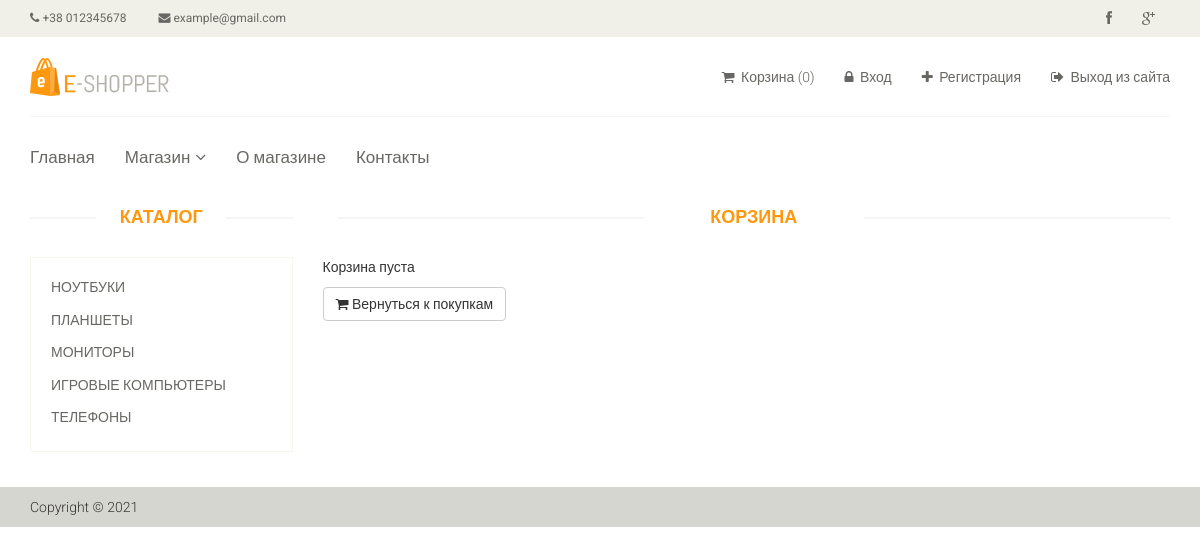
Page /cart/ on the committed database.
### tables this page shows
CREATE TABLE `category` (
  `id` int(11) NOT NULL,
  `name` varchar(255) NOT NULL,
  `sort_order` int(11) NOT NULL DEFAULT 0,
  `status` int(11) NOT NULL DEFAULT 1
);

### config/routes.php (called while the page is built)
<?php
return [
  'user/register' => 'user/register',
  'user/login' => 'user/login',
  'user/logout' => 'user/logout',
  'cabinet/edit' => 'cabinet/edit',
  'cabinet' => 'cabinet/index',
  'admin/product/create' => 'adminProduct/create',
  'admin/product/update/([0-9]+)' => 'adminProduct/update/$1',
  'admin/product/delete/([0-9]+)' => 'adminProduct/delete/$1',
  'admin/product' => 'adminProduct/index',
  'admin/category/create' => 'adminCategory/create',
  'admin/category/update/([0-9]+)' => 'adminCategory/update/$1',
  'admin/category/delete/([0-9]+)' => 'adminCategory/delete/$1',
  'admin/category' => 'adminCategory/index',
  'admin/order/update/([0-9]+)' => 'adminOrder/update/$1',
  'admin/order/delete/([0-9]+)' => 'adminOrder/delete/$1',
  'admin/order/view/([0-9]+)' => 'adminOrder/view/$1',
  'admin/order' => 'adminOrder/index',
  'admin' => 'admin/index',
  'category/([0-9]+)/page-([0-9]+)' => 'catalog/category/$1/$2',
  'category/([0-9]+)' => 'catalog/category/$1',
  'product/([0-9]+)' => 'product/view/$1',
  'catalog' => 'catalog/index',
  'head' => 'site/index',
  'about' => 'about/index',
  'contacts' => 'contacts/index',
  'cart/checkout' => 'cart/checkout',
  'cart/add/([0-9]+)' => 'cart/add/$1',
  'cart/addAjax/([0-9]+)/([0-9]+)' => 'cart/addAjax/$1/$2',
  'cart/delete/([0-9]+)' => 'cart/delete/$1',
  'cart' => 'cart/index',
  '' => 'site/index'
];

### controllers/CartController.php (called while the page is built, shortened)
<?php
class CartController
{
    public function actionIndex()
    {
        $categories = Category::getCategoriesList();
        $productsInCart = Cart::getProducts();
        require_once(ROOT . '/views/cart/index.php');
        return true;
    }
}

### index.php (called while the page is built, shortened)
<?php
require_once(ROOT . '/components/Autoload.php');
$router = new Router();
$router->run();

### models/Category.php (called while the page is built, shortened)
<?php
class Category
{
    public static function getCategoriesList()
    {
        $db = Db::GetConnection();
        $query = "SELECT id, name FROM Category ORDER BY sort_order ASC";
        $result = $db->query($query);
        $data = $result->fetchAll(PDO::FETCH_ASSOC);
        return $data;
    }
}

### components/Autoload.php (called while the page is built, shortened)
<?php
function autoloader($className)
{
    $array_paths = [
        '/models/',
        '/components/',
        '/config/'
    ];
    foreach ($array_paths as  $path) {
        $file_path = ROOT . $path . $className . '.php';
    }
}

### models/Cart.php (called while the page is built, shortened)
<?php
class Cart
{
    public static function getProducts()
    {
        return false;
    }
}

### views/cart/index.php (the view)
<?php include ROOT . '/views/layouts/header.php'; ?>
<section>
    <div class="container">
        <div class="row">
            <div class="col-sm-3">
                <div class="left-sidebar">
                    <h2>Каталог</h2>
                    <div class="panel-group category-products">
                        <?php foreach ($categories as $categoryItem) : ?>
                            <div class="panel panel-default">
                                <div class="panel-heading">
                                    <h4 class="panel-title">
                                        <a href="/category/<?php echo $categoryItem['id']; ?>">
                                            <?php echo $categoryItem['name']; ?>
                                        </a>
                                    </h4>
                                </div>
                            </div>
                        <?php endforeach; ?>
                    </div>
                </div>
            </div>
            <div class="col-sm-9 padding-right">
                <div class="features_items">
                    <h2 class="title text-center">Корзина</h2>
                    <?php if ($productsInCart) : ?>
                        <p>Вы выбрали такие товары:</p>
                        <table class="table-bordered table-striped table">
                            <tr>
                                <th>Код товара</th>
                                <th>Название</th>
                                <th>Стомость, $</th>
                                <th>Количество, шт</th>
                                <th>Удалить</th>
                            </tr>
                            <?php foreach ($products as $product) : ?>
                                <tr>
                                    <td><?php echo $product['code']; ?></td>
                                    <td>
                                        <a href="/product/<?php echo $product['id']; ?>">
                                            <?php echo $product['name']; ?>
                                        </a>
                                    </td>
                                    <td id ="<?= $product['id'] ?>"
                                      data-id="<?= $product['id'] ?>"><?php echo $product['price']; ?></td>
                                    <td><input class="increase" data-id="<?= $product['id'] ?>" type="number" value="<?php echo $productsInCart[$product['id']]; ?>" min="1" max="<?= $product['availability'] ?>" /></td>
                                    <td>
                                        <a href="/cart/delete/<?php echo $product['id']; ?>">
                                            <i class="fa fa-times"></i>
                                        </a>
                                    </td>
                                </tr>
                            <?php endforeach; ?>
                            <tr>
                                <td colspan="4">Общая стоимость, $:</td>
                                <td id="amount"><?php echo $totalPrice; ?></td>
                            </tr>
                        </table>
                        <a class="btn btn-default checkout" href="/cart/checkout"><i class="fa fa-shopping-cart"></i> Оформить заказ</a>
                    <?php else : ?>
                        <p>Корзина пуста</p>
                        <a class="btn btn-default checkout" href="/"><i class="fa fa-shopping-cart"></i> Вернуться к покупкам</a>
                    <?php endif; ?>
                </div>
            </div>
        </div>
    </div>
</section>
<?php include ROOT . '/views/layouts/footer.php'; ?>

### components/Router.php (shortened to what this page needs)
<?php
class Router
{
    private $routes;
    public function __construct()
    {
        $routesPath = ROOT . '/config/routes.php';
        $this->routes = include($routesPath);
    }
    public function run()
    {
        $uri = trim($_SERVER["REQUEST_URI"], '/');
        foreach ($this->routes as $uriPattern => $path) {
            if (preg_match("~$uriPattern~", $uri)) {
                $internalRoute = preg_replace("~$uriPattern~", $path, $uri);
                $segments   = explode('/', $internalRoute);
                $controllerName = ucfirst(array_shift($segments) . 'Controller');
                $actionName = 'action' . ucfirst(array_shift($segments));
                $controllerObject = new $controllerName;
                $result = call_user_func_array(array($controllerObject, $actionName), $segments);
                if ($result) break;
            }
        }
    }
}

### template/css/main.css (style rules this page uses)
body { font-family: 'Roboto', sans-serif; background:; position: relative; font-weight:400px; }
a { -webkit-transition: 300ms; -moz-transition: 300ms; -o-transition: 300ms; transition: 300ms; }
h1, h2, h3, h4, h5, h6 { font-family: 'Roboto', sans-serif; }
.category-products { border: 1px solid #F7F7F0; margin-bottom: 35px; padding-bottom: 20px; padding-top: 15px; }
.left-sidebar h2, .brands_products h2 { color: #FE980F; font-family: 'Roboto', sans-serif; font-size: 18px; font-weight: 700; margin: 0 auto 30px; text-align: center; text-transform: uppercase; position: relative; z-index:3; }
.left-sidebar h2:after, h2.title:after { content: " "; position: absolute; border: 1px solid #f5f5f5; bottom:8px; left: 0; width: 100%; height: 0; z-index: -2; }
.left-sidebar h2:before { content: " "; position: absolute; background: #fff; bottom: -6px; width: 130px; height: 30px; z-index: -1; left: 50%; margin-left: -65px; }
h2.title:before { content: " "; position: absolute; background: #fff; bottom: -6px; width: 220px; height: 30px; z-index: -1; left: 50%; margin-left: -110px; }
.category-products .panel { background-color: #FFFFFF; border: 0px; border-radius: 0px; box-shadow:none; margin-bottom: 0px; }
.category-products .panel-default .panel-heading { background-color: #FFFFFF; border: 0 none; color: #FFFFFF; padding: 5px 20px; }
.category-products .panel-default .panel-heading .panel-title a { color: #696763; font-family: 'Roboto', sans-serif; font-size: 14px; text-decoration: none; text-transform: uppercase; }
.padding-right { padding-right: 0; }
.features_items { overflow:hidden; }
h2.title { color: #FE980F; font-family: 'Roboto', sans-serif; font-size: 18px; font-weight: 700; margin: 0 15px; text-transform: uppercase; margin-bottom: 30px; position: relative; }

### rows in the picture
category: name "НОУТБУКИ"
category: name "ПЛАНШЕТЫ"
category: name "МОНИТОРЫ"
category: name "ИГРОВЫЕ КОМПЬЮТЕРЫ"
category: name "ТЕЛЕФОНЫ"
